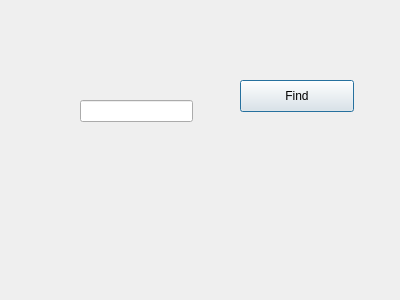
<?xml version="1.0" encoding="UTF-8"?>
<ui version="4.0">
 <class>FindDialog</class>
 <widget class="QDialog" name="FindDialog">
  <property name="windowModality">
   <enum>Qt::ApplicationModal</enum>
  </property>
  <property name="enabled">
   <bool>true</bool>
  </property>
  <property name="geometry">
   <rect>
    <x>0</x>
    <y>0</y>
    <width>400</width>
    <height>300</height>
   </rect>
  </property>
  <property name="windowTitle">
   <string>Dialog</string>
  </property>
  <property name="modal">
   <bool>false</bool>
  </property>
  <widget class="QLineEdit" name="findEdit">
   <property name="geometry">
    <rect>
     <x>80</x>
     <y>100</y>
     <width>113</width>
     <height>22</height>
    </rect>
   </property>
  </widget>
  <widget class="QPushButton" name="findButton">
   <property name="geometry">
    <rect>
     <x>240</x>
     <y>80</y>
     <width>114</width>
     <height>32</height>
    </rect>
   </property>
   <property name="text">
    <string>Find</string>
   </property>
  </widget>
 </widget>
 <resources/>
 <connections/>
</ui>
